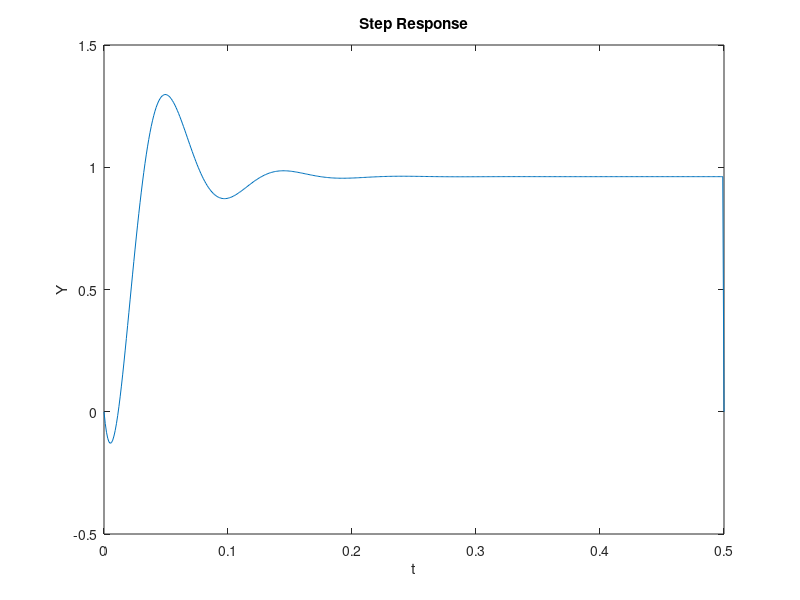
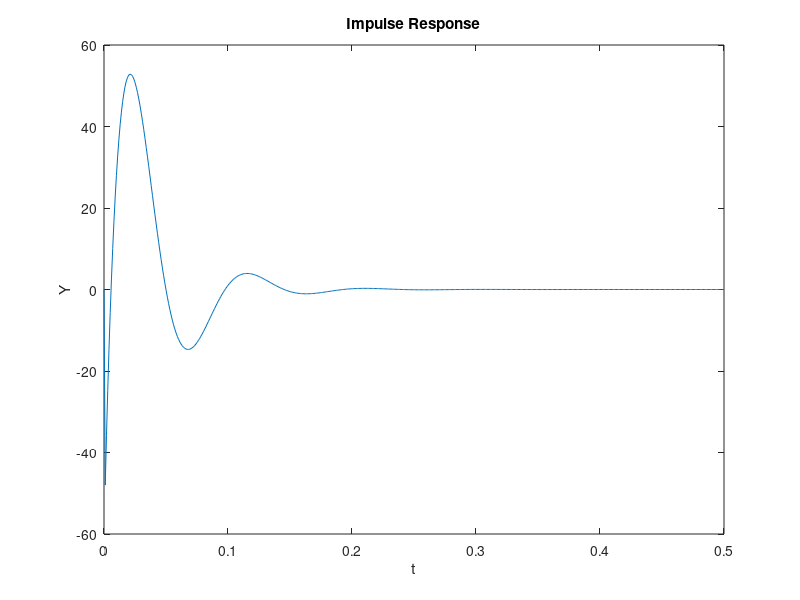

These charts were generated, in order, by the following MATLAB code:
%Tyler Matthews 1/244/19
%System Simulation Problem 02

clc; %CLEAR CONSOLE 

%INITIAL VARIABLES
z = 0.5;
N = 500;
t = linspace(0,z,N);
T = z/N;

%X
A = ((13333.3/2)*T^3 + 33.3333*T^2 - T);
B = ((13333.3/2)*T^3 - 33.3333*T^2 + 2*T);
C = (-1*T);

%Y
D = ((693333/2)*T^3 + 12133.3*T^2 + 185.333*T - 3);
E = ((693333/2)*T^3 - 12133.3*T^2 - (185.333*2)*T + 3);
F = (185.333*T - 1);

%STEP RESPONSE ------------------------------------------------------------
X=ones(1,N);
Y=zeros(1,N);

Y(1) = 50*(0*A + 0*B + 0*C) - (0*F + 0*E + 0*D);
Y(2) = 50*(X(1)*A + 0*B + 0*C) - (0*F + 0*E + Y(1)*D);
Y(3) = 50*(X(2)*A + X(1)*B + 0*C) - (0*F + Y(1)*E + Y(2)*D);
% Y[4] = 50*(1*A + 2*B + 1*C) - (Y[0]*F + Y[1]*E + Y[2]*D);

%Looping Through Difference Equation
for k=4:N-1
    Y(k) = 50*(X(k-1)*A + X(k-2)*B + X(k-3)*C) - (Y(k-3)*F + Y(k-2)*E + Y(k-1)*D);
end

%Plotting
figure;
plot(t,Y);
xlabel('t');
ylabel('Y');
title('Step Response');
%END STEP RESPONSE --------------------------------------------------------


%IMPULSE RESPONSE ---------------------------------------------------------
Y=zeros(1,N);
X = zeros(1,N);
X(1) = 1/T;

Y(1) = 50*(0*A + 0*B + 0*C) - (0*F + 0*E + 0*D);
Y(2) = 50*(X(1)*A + 0*B + 0*C) - (0*F + 0*E + Y(1)*D);
Y(3) = 50*(X(2)*A + X(1)*B + 0*C) - (0*F + Y(1)*E + Y(2)*D);

%Looping Through Difference Equation
for k=4:N-1
    Y(k) = 50*(X(k-1)*A + X(k-2)*B + X(k-3)*C) - (Y(k-3)*F + Y(k-2)*E + Y(k-1)*D);
end

%Plotting
figure;
plot(t,Y);
xlabel('t');
ylabel('Y');
title('Impulse Response');
%END IMPULSE RESPONSE -----------------------------------------------------
